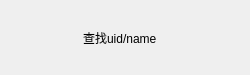
<?xml version="1.0" encoding="UTF-8"?>
<ui version="4.0">
 <class>AddUserItem</class>
 <widget class="QWidget" name="AddUserItem">
  <property name="geometry">
   <rect>
    <x>0</x>
    <y>0</y>
    <width>250</width>
    <height>75</height>
   </rect>
  </property>
  <property name="minimumSize">
   <size>
    <width>250</width>
    <height>75</height>
   </size>
  </property>
  <property name="maximumSize">
   <size>
    <width>250</width>
    <height>75</height>
   </size>
  </property>
  <property name="windowTitle">
   <string>Form</string>
  </property>
  <layout class="QHBoxLayout" name="horizontalLayout">
   <property name="spacing">
    <number>0</number>
   </property>
   <property name="leftMargin">
    <number>0</number>
   </property>
   <property name="topMargin">
    <number>0</number>
   </property>
   <property name="rightMargin">
    <number>0</number>
   </property>
   <property name="bottomMargin">
    <number>0</number>
   </property>
   <item>
    <widget class="QLabel" name="add_tip">
     <property name="text">
      <string/>
     </property>
    </widget>
   </item>
   <item>
    <widget class="QLabel" name="message_tip">
     <property name="text">
      <string>查找uid/name</string>
     </property>
    </widget>
   </item>
   <item>
    <widget class="QLabel" name="right_tip">
     <property name="text">
      <string/>
     </property>
    </widget>
   </item>
  </layout>
 </widget>
 <resources/>
 <connections/>
</ui>
